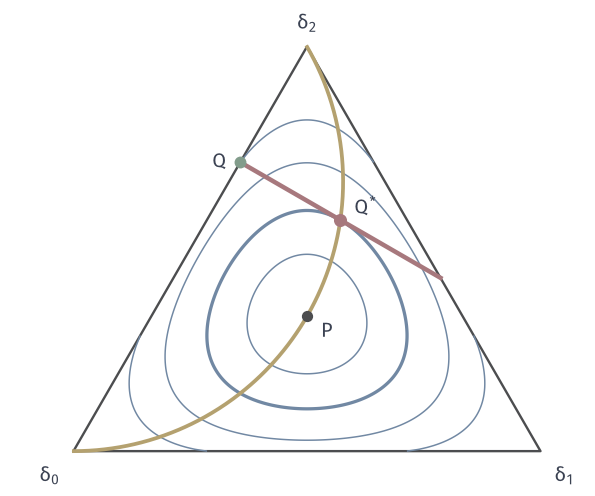

Source code (Python):
"""Minimum KL under the mean constraint, P uniform on {0,1,2}, T(x)=x, m=10/7.
Level curves of D(Q||P) at 0.05, 0.3, 0.5 (thin blue) and at D*=10/7 ln2 - ln(7/3)=0.1429 (thick blue),
feasible segment E_Q[X]=10/7 (red), tilt family Q_theta propto e^{theta x}/3 (yellow),
Q*=(1/7,2/7,4/7) (red point), another feasible Q=(2/7,0,5/7) (green point)."""
from pathlib import Path
import sys
HERE = Path(__file__).resolve().parent
sys.path.insert(0, str(HERE.parent/"dsel-common"))
from common import *

fig, ax = figure(width_mm=84, height_mm=70)
simplex_axes(ax)
# contour on fine barycentric mesh via tricontour
G = simplex_grid(220)
D = np.array([kl(g, U3) for g in G])
gx, gy = simplex_xy(G)
Dst = (10/7)*math.log(2)-math.log(7/3)
ax.tricontour(gx, gy, D, levels=[0.05, 0.3, 0.5], colors=[BLUE], linewidths=0.6)
ax.tricontour(gx, gy, D, levels=[Dst], colors=[BLUE], linewidths=1.3)
th = np.linspace(-7, 7, 600)
F = np.array([tilt(U3, X3, t) for t in th]); fx, fy = simplex_xy(F)
ax.plot(fx, fy, color=YELLOW, lw=1.5)
seg = np.array([[2/7, 0, 5/7], [0, 4/7, 3/7]]); sx, sy = simplex_xy(seg)
ax.plot(sx, sy, color=RED, lw=1.8)
Qs = tilt(U3, X3, math.log(2)); qx, qy = simplex_xy(Qs)
ax.scatter([qx], [qy], s=20, color=RED, zorder=6)
ax.text(qx+0.03, qy+0.005, r'$Q^{*}$', ha='left', va='bottom')
qx2, qy2 = sx[0], sy[0]
ax.scatter([qx2], [qy2], s=16, color=GREEN, zorder=6); ax.text(qx2-0.03, qy2, r'$Q$', ha='right', va='center')
px, py = simplex_xy(U3); ax.scatter([px], [py], s=14, color=STROKE, zorder=6); ax.text(px+0.03, py-0.01, r'$P$', va='top')
save(fig, HERE, 'figure', {'D_star': Dst, 'Qstar': Qs.tolist(), 'Q_alt': [2/7, 0, 5/7], 'D_alt': kl([2/7, 0, 5/7], U3),
     'D_alt_to_star': kl([2/7, 0, 5/7], Qs)})
